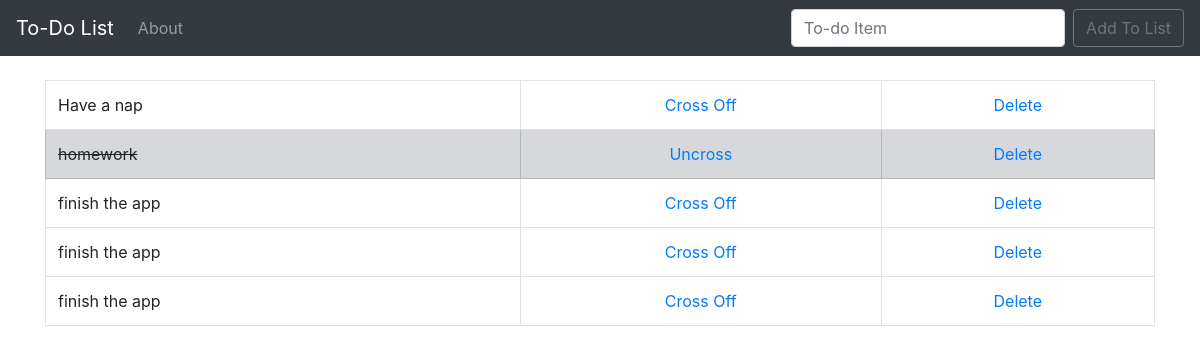
Before: / with the older database file.
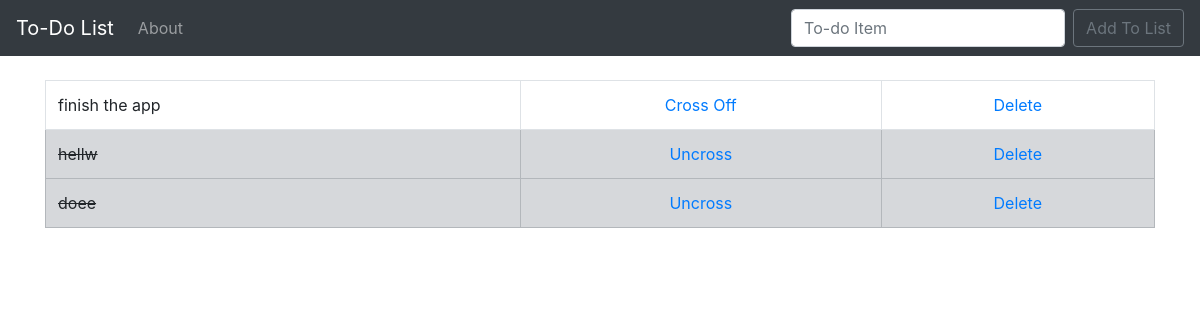
After: the same page with the newer database file.
### todo_list/models.py (models this page shows, shortened)
class List(models.Model):
    item = models.CharField(max_length=200)
    completed = models.BooleanField(default=False)

### todo_list/views.py (the view)
# urls.py: 2. Add a URL to urlpatterns:  path('', views.home, name='home')
def home(request):
    if request.method == "POST":
        form = ListForm(request.POST or None)
        if form.is_valid():
            form.save()
            all_items = List.objects.all
            return render(request, 'home.html', {'all_items': all_items})
    else:
        all_items = List.objects.all
        return render(request, 'home.html', {'all_items': all_items})

### todo_list/templates/home.html (shortened to what this page needs)
{% extends 'base.html' %}
{% block content %}
    {% if all_items %}
        <table class="table table-bordered">
        {% for item in all_items %}
            {% if item.completed %}
                <tr class="table-secondary">
                    <td class="striker"> {{ item.item }} </td>
                    <td><a href="{% url 'uncross' item.id %}"><center>Uncross</center></a></td>
                    <td><a href="{% url 'delete' item.id %}"><center>Delete</center></a></td>
                </tr>
            {% else %}
                <tr>
                    <td>{{ item.item }}</td>
                    <td><a href="{% url 'cross_off' item.id %}"><center>Cross Off</center></a></td>
                    <td><a href="{% url 'delete' item.id %}"><center>Delete</center></a></td>
                </tr>
            {% endif %}
        {% endfor %}
        </table>
    {% endif %}
{% endblock %}

### todo_list/templates/base.html (shortened to what this page needs)
{% load static %}
<!doctype html>
<html lang="en">
  <head>
    <link rel="stylesheet" href="https://stackpath.bootstrapcdn.com/bootstrap/4.5.0/css/bootstrap.min.css">
    <link rel="stylesheet" href="{% static 'css/my_style.css' %}">
  </head>
  <body>
    <nav class="navbar navbar-expand-lg navbar-dark bg-dark">
        <a class="navbar-brand" href="{% url 'home' %}">To-Do List</a>
        <div class="collapse navbar-collapse" id="navbarSupportedContent">
          <ul class="navbar-nav mr-auto">
            <li class="nav-item">
              <a class="nav-link" href="{% url 'about' %}">About</a>
            </li>
          </ul>
          <form class="form-inline my-2 my-lg-0" method="POST">
            <input class="form-control mr-sm-2" type="search" placeholder="To-do Item" name="item" aria-label="Search">
            <button class="btn btn-outline-secondary my-2 my-sm-0" type="submit">Add To List</button>
          </form>
        </div>
      </nav>
    <br>
    <div class="container">
        {% block content %}
        {% endblock %}
    </div>
  </body>
</html>

### static/css/my_style.css (style rules this page uses)
.striker { text-decoration: line-through; }

Changed rows visible on the page:
removed List: item "Have a nap"
removed List: item "homework"
removed List: item "finish the app"
removed List: item "finish the app"
added List: item "hellw"
added List: item "doee"
